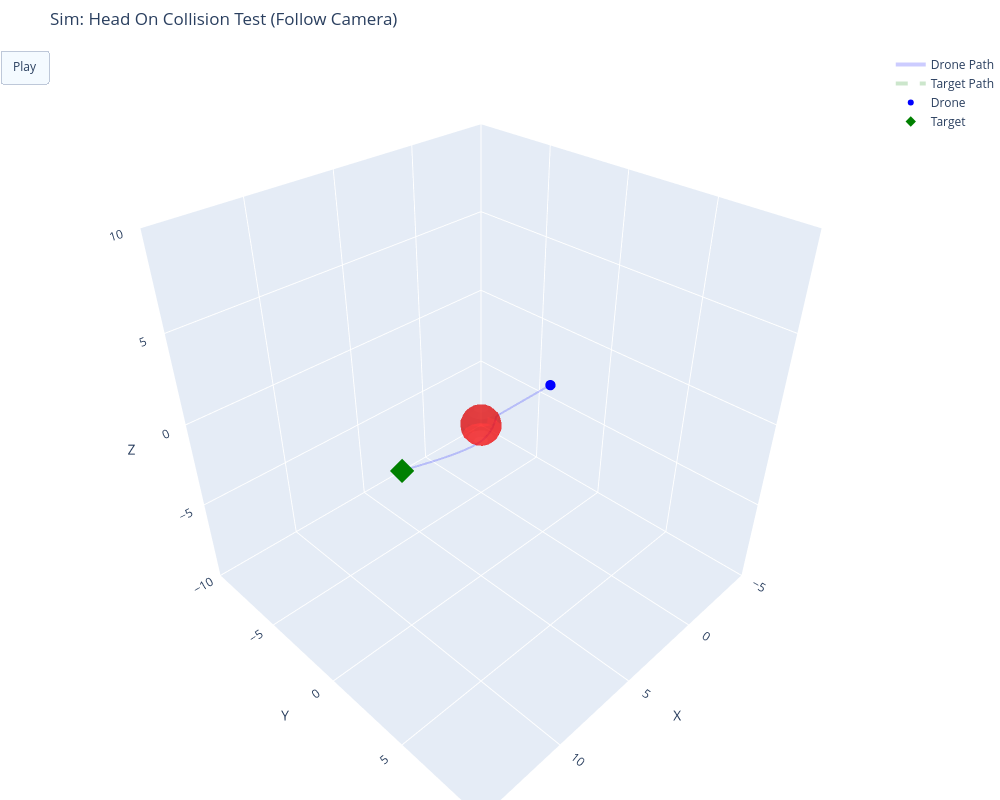

Notebook cell for this chart:
### Markdown cell above
## Run Simulation

### Code cell
import numpy as np
import plotly.graph_objects as go

from dynamics import DroneDynamics
from guidance import NominalGuidance
from safety_filter import SafetyFilter
import scenarios


def run_simulation(scenario_name="chase", animate=True):
    # 1. Load Scenario
    if scenario_name not in scenarios.SCENARIOS:
        print(f"Error: Scenario '{scenario_name}' not found.")
        return
    mission = scenarios.SCENARIOS[scenario_name]()
    print(f"Loaded: {mission.name} | Animate: {animate}")

    # 2. Setup
    dt = 0.01
    drone_physics = DroneDynamics(dt=dt)
    guidance = NominalGuidance()
    safety_filter = SafetyFilter(u_max=10.0)
    current_state = mission.start_state

    # 3. Data Storage
    path_history = []
    target_history = []
    obs_history = []

    total_steps = int(mission.duration / dt)

    # 4. Simulation Loop
    print(f"Simulating {total_steps} steps...")
    for t_step in range(total_steps):
        time = t_step * dt

        # A. Update Scenario (Target + Obstacles)
        target_pos, target_vel = mission.target.update(time)

        current_obs_snapshot = []
        for obs in mission.obstacles:
            if np.linalg.norm(obs.velocity) > 0:
                obs.center += obs.velocity * dt
                # Simple bounce logic
                if abs(obs.center[1]) > 4.0:
                    obs.velocity[1] *= -1
            current_obs_snapshot.append(obs.center.copy())

        obs_history.append(current_obs_snapshot)

        # B. Control & Physics
        u_nom = guidance.compute_u_nom(current_state.pos, current_state.vel, target_pos, target_vel)
        u_safe = safety_filter.filter(u_nom, current_state.pos, current_state.vel, mission.obstacles)
        current_state = drone_physics.step(current_state, u_safe)

        path_history.append(current_state.pos)
        target_history.append(target_pos)

    # 5. Visualization Selector
    path_history = np.array(path_history)
    target_history = np.array(target_history)

    if animate:
        print("Generating Plotly Animation...")
        animate_plotly(path_history, target_history, obs_history, mission, dt)
    else:
        print("Plotting Static Graph...")
        # You can keep your old static plotter or use a plotly static one
        animate_plotly(path_history, target_history, obs_history, mission, dt, static_only=True)




def animate_plotly(path, target_path, obs_history, mission, dt, static_only=False):
    
    total_frames = len(path)
    # Stride: Skip frames to keep animation smooth (approx 150 frames total)
    stride = max(1, total_frames // 150) 
    
    fig = go.Figure()

    # --- HELPER: Sphere Geometry ---
    def get_sphere_data(center, radius):
        u = np.linspace(0, 2 * np.pi, 15)
        v = np.linspace(0, np.pi, 10)
        x = center[0] + radius * np.outer(np.cos(u), np.sin(v))
        y = center[1] + radius * np.outer(np.sin(u), np.sin(v))
        z = center[2] + radius * np.outer(np.ones(np.size(u)), np.cos(v))
        return x, y, z

    # --- STATIC TRACES (Background) ---
    fig.add_trace(go.Scatter3d(
        x=path[:, 0], y=path[:, 1], z=path[:, 2],
        mode='lines', line=dict(color='blue', width=4),
        name='Drone Path', opacity=0.2
    ))

    fig.add_trace(go.Scatter3d(
        x=target_path[:, 0], y=target_path[:, 1], z=target_path[:, 2],
        mode='lines', line=dict(color='green', width=4, dash='dash'),
        name='Target Path', opacity=0.2
    ))

    # --- DYNAMIC TRACES (Actors) ---
    fig.add_trace(go.Scatter3d(
        x=[path[0, 0]], y=[path[0, 1]], z=[path[0, 2]],
        mode='markers', marker=dict(color='blue', size=6),
        name='Drone'
    ))

    fig.add_trace(go.Scatter3d(
        x=[target_path[0, 0]], y=[target_path[0, 1]], z=[target_path[0, 2]],
        mode='markers', marker=dict(color='green', size=8, symbol='diamond'),
        name='Target'
    ))

    obs_start = obs_history[0]
    for i, obs in enumerate(mission.obstacles):
        x_s, y_s, z_s = get_sphere_data(obs_start[i], obs.radius)
        fig.add_trace(go.Surface(
            x=x_s, y=y_s, z=z_s,
            colorscale=[[0, 'red'], [1, 'red']], showscale=False, opacity=0.5,
            name=f'Obs {i}'
        ))

    # --- ANIMATION FRAMES ---
    frames = []
    num_obstacles = len(mission.obstacles)
    dynamic_indices = [2, 3] + list(range(4, 4 + num_obstacles))

    for k in range(0, total_frames, stride):
        frame_data = []
        
        # 1. Update Positions
        drone_pos = path[k]
        target_pos = target_path[k]
        
        frame_data.append(go.Scatter3d(x=[drone_pos[0]], y=[drone_pos[1]], z=[drone_pos[2]])) # Drone
        frame_data.append(go.Scatter3d(x=[target_pos[0]], y=[target_pos[1]], z=[target_pos[2]])) # Target
        
        current_obs = obs_history[k]
        for i in range(num_obstacles):
            x_new, y_new, z_new = get_sphere_data(current_obs[i], mission.obstacles[i].radius)
            frame_data.append(go.Surface(x=x_new, y=y_new, z=z_new))

        # 2. CALCULATE DYNAMIC CAMERA
        # Find the midpoint between drone and target
        mid_x = (drone_pos[0] + target_pos[0]) / 2
        mid_y = (drone_pos[1] + target_pos[1]) / 2
        mid_z = (drone_pos[2] + target_pos[2]) / 2
        
        # Determine "Zoom Level" (Distance between them + Padding)
        dist = np.linalg.norm(drone_pos - target_pos)
        window = max(10.0, dist * 1.5) # Ensure window is at least 10 meters wide
        half_win = window / 2

        # Create the dynamic layout for THIS specific frame
        frame_layout = dict(
            scene=dict(
                xaxis=dict(range=[mid_x - half_win, mid_x + half_win]),
                yaxis=dict(range=[mid_y - half_win, mid_y + half_win]),
                zaxis=dict(range=[mid_z - half_win, mid_z + half_win])
            )
        )

        frames.append(go.Frame(data=frame_data, layout=frame_layout, traces=dynamic_indices, name=str(k)))

    fig.frames = frames

    # --- INITIAL LAYOUT ---
    # We set the initial view to match the first frame's calculation
    start_mid = (path[0] + target_path[0]) / 2
    fig.update_layout(
        width=1000, height=800,
        title=f"Sim: {mission.name} (Follow Camera)",
        scene=dict(
            xaxis=dict(range=[start_mid[0]-10, start_mid[0]+10], title="X"),
            yaxis=dict(range=[start_mid[1]-10, start_mid[1]+10], title="Y"),
            zaxis=dict(range=[start_mid[2]-10, start_mid[2]+10], title="Z"),
            aspectmode='cube'
        ),
        margin=dict(l=0, r=0, b=0, t=50),
        updatemenus=[dict(
            type="buttons",
            buttons=[dict(label="Play",
                          method="animate",
                          args=[None, dict(frame=dict(duration=20, redraw=True), 
                                           fromcurrent=True)])]
        )]
    )

    if static_only:
        fig.show()
    else:
        fig.show()


if __name__ == "__main__":
    run_simulation("head_on", animate=True)
    #run_simulation("chase", animate=True)
    #run_simulation("clutter", animate=True)

### Figure 1 — Plotly figure (JSON) as saved in the notebook; plotly's stock layout.template omitted (floating-point values rounded to 4 significant figures; data arrays with more than 128 entries replaced by an {"elided": "..."} marker saying what was removed)
{"data": [{"line": {"color": "blue", "width": 4}, "mode": "lines", "name": "Drone Path", "opacity": 0.2, "type": "scatter3d", "x": {"elided": "1500 float values"}, "y": {"elided": "1500 float values"}, "z": {"elided": "1500 float values"}}, {"line": {"color": "green", "dash": "dash", "width": 4}, "mode": "lines", "name": "Target Path", "opacity": 0.2, "type": "scatter3d", "x": {"elided": "1500 float values"}, "y": {"elided": "1500 float values"}, "z": {"elided": "1500 float values"}}, {"marker": {"color": "blue", "size": 6}, "mode": "markers", "name": "Drone", "type": "scatter3d", "x": [0], "y": [0], "z": [0]}, {"marker": {"color": "green", "size": 8, "symbol": "diamond"}, "mode": "markers", "name": "Target", "type": "scatter3d", "x": [10], "y": [0], "z": [0]}, {"colorscale": [[0, "red"], [1, "red"]], "name": "Obs 0", "opacity": 0.5, "showscale": false, "type": "surface", "x": {"elided": "15x10 float values"}, "y": {"elided": "15x10 float values"}, "z": {"elided": "15x10 float values"}}], "layout": {"height": 800, "margin": {"b": 0, "l": 0, "r": 0, "t": 50}, "scene": {"aspectmode": "cube", "xaxis": {"range": [-5, 15], "title": {"text": "X"}}, "yaxis": {"range": [-10, 10], "title": {"text": "Y"}}, "zaxis": {"range": [-10, 10], "title": {"text": "Z"}}}, "title": {"text": "Sim: Head On Collision Test (Follow Camera)"}, "updatemenus": [{"buttons": [{"args": [null, {"frame": {"duration": 20, "redraw": true}, "fromcurrent": true}], "label": "Play", "method": "animate"}], "type": "buttons"}], "width": 1000}}
